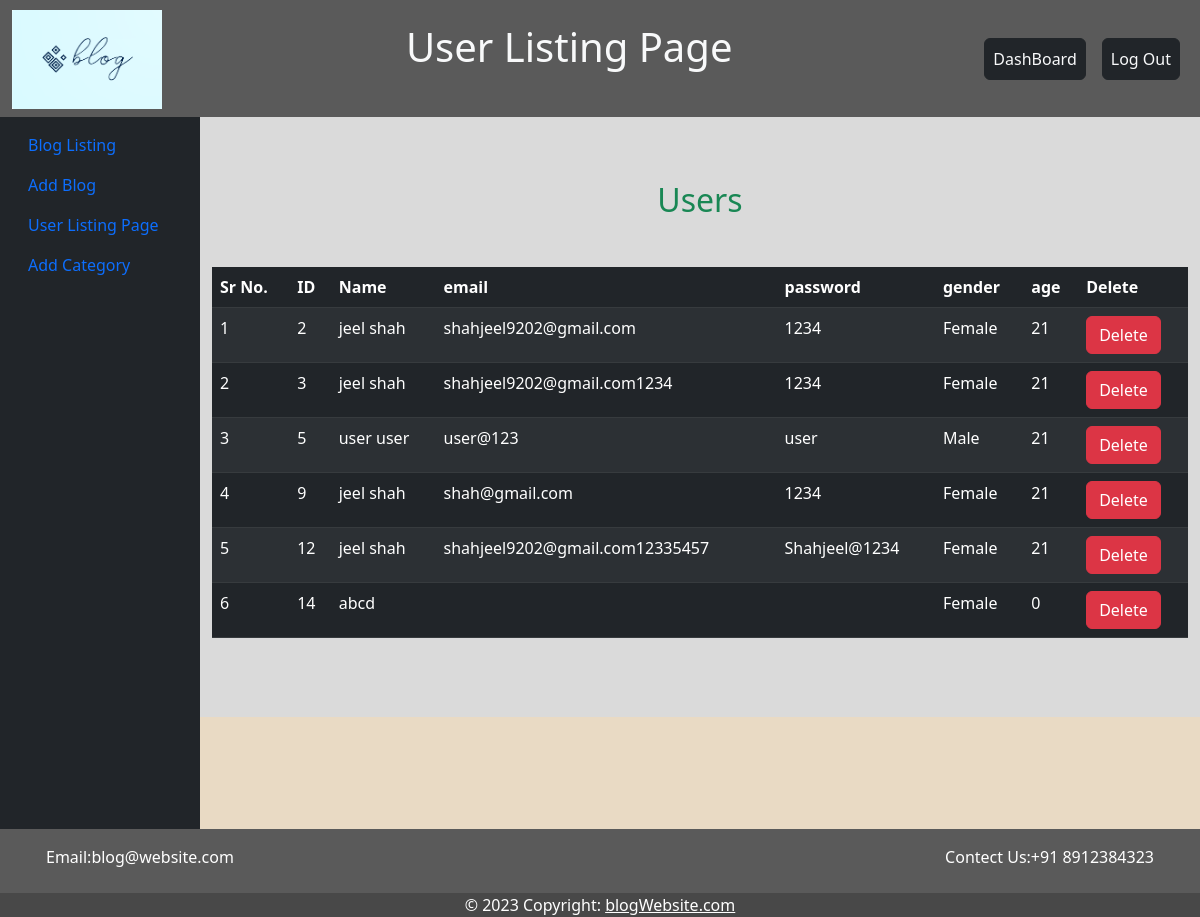
The page /admin/user_list.php (signed in) on the database its author committed.
### tables this page shows
CREATE TABLE `user` (
  `id` int(11) NOT NULL,
  `firstname` varchar(255) NOT NULL,
  `lastname` varchar(255) NOT NULL,
  `email` varchar(255) NOT NULL,
  `password` varchar(255) NOT NULL,
  `gender` enum('M','F') NOT NULL,
  `age` int(11) NOT NULL
);

### lib/common.php (called while the page is built, shortened)
<?php
require_once("header.php");

### asset/Database.php (called while the page is built, shortened)
<?php
class Database
{
    public $ip = '192.168.101.189';
    public $port = '3307';
    public $username = 'root';
    public $password = 'deep70';
    public $dbname = 'Blog';
    public $dbh;
    public function __construct()
    {
        try {
            $this->dbh = new PDO("mysql:host=$this->ip:$this->port;dbname=$this->dbname", $this->username, $this->password);
            $this->dbh->setAttribute(PDO::ATTR_ERRMODE, PDO::ERRMODE_EXCEPTION);
        } catch (PDOException $e) {
            echo '<br>jeel<br>File: ' . __FILE__ . '<br>Line: ' . __LINE__ . '<br><pre>';
            print_r('hey');
            echo '</pre>';
            die();
            return $e->getMessage();
        }
    }
    public function selectData($table,$fieldname,$condition=null)
    {
        try{
            $sql="SELECT $fieldname From $table $condition";
            $stmt=$this->dbh->prepare($sql);
            $stmt->execute();
            $stmt->setFetchMode(PDO::FETCH_ASSOC);
            $res = $stmt->fetchAll();
            return $res;
        }
        catch (PDOException $e) {
            return $e->getMessage();
        }
    }
}
?>

### admin/user_list.php (the view, shortened to what this page needs)
<?php
require_once('../asset/Database.php');
?>
<?php
$data = new Database();
?>
<?php
require_once('../lib/common.php');
?>
<header>
  <nav class="navbar navbar-expand-lg navbar-light" style="background-color: #5A5A5A;">
    <div class="container-fluid justify-content-between">
      <img src="<?php echo SITE_URL ?>PHPOPS/blogwebsite/asset/img/logo.png" alt='blog website' style="margin-top: 2px; width:150px" />
      <div class="navbar-nav flex-row d-none d-md-flex">
        <h1 class='text-light'>
          <p>User Listing Page</p>
        </h1>
      </div>
      <div class="navbar-nav ">
        <a class="nav-link d-sm-flex align-items-sm-center btn btn-dark text-light mx-2 my-2" name='dashboard' href="<?php echo SITE_URL; ?>PHPOPS/blogwebsite/admin/dashboard.php">DashBoard</a>
        <a class="nav-link d-sm-flex align-items-sm-center btn btn-dark text-light mx-2 my-2" name='logout' href="<?php echo SITE_URL; ?>PHPOPS/blogwebsite/admin/index.php">Log Out</a>
      </div>
    </div>
  </nav>
</header>
<?php require_once('../lib/sidebar.php');?>
<div class="col py-3" style="background-color:#dadada; margin-bottom:200px">
  <div class='my-5 text-center'>
    <h2 class='text-success'>Users</h2>
  </div>
  <div class='d-flex justify-content-center'>
    <table class='table table-dark table-striped' id='example'>
      <thead>
        <tr>
          <th>Sr No.</th>
          <th>ID</th>
          <th>Name</th>
          <th>email</th>
          <th>password</th>
          <th>gender</th>
          <th>age</th>
          <th>Delete</th>
        </tr>
      </thead>
      <tbody>
        <?php $userdata = $data->selectData('user', '*',"ORDER BY id");
        foreach ($userdata as $value) {
          $i += 1 ?>
          <tr>
            <td><?php echo $i; ?></td>
            <td><?php echo $value['id']; ?></td>
            <td><?php echo $value['firstname'] . " " . $value['lastname']; ?></td>
            <td><?php echo $value['email']; ?></td>
            <td><?php echo $value['password']; ?></td>
            <?php
            if ($value['gender'] == 'F') {
              $gender = 'Female';
            }
            else {
              $gender = 'Male';
            } ?>
            <td><?php echo $gender; ?></td>
            <td><?php echo $value['age']; ?></td>
            <td><button type='button' class='btn btn-danger' value=<?php echo $value['id']; ?> name='delete' onclick="deleteuser(<?php echo $value['id']; ?>)" id='delete'>Delete</button></td>
          </tr>
        <?php } ?>
      </tbody>
    </table>
  </div>
</div>
<?php
require_once('../lib/footer.php');
?>

### lib/header.php (shortened to what this page needs)
<!doctype html>
<html lang="en">
<head>
    <link href="https://cdn.jsdelivr.net/npm/bootstrap@5.2.3/dist/css/bootstrap.min.css" rel="stylesheet">
</head>
<body style="background-color: #E9DAC4">

### lib/sidebar.php (shortened to what this page needs)
<div class="container-fluid">
    <div class="row flex-nowrap">
        <div class="col-auto col-md-3 col-xl-2 px-sm-2 px-0 bg-dark">
            <div class="d-flex flex-column align-items-center align-items-sm-start px-3 pt-2 text-white min-vh-100">
                <ul class="nav nav-pills flex-column mb-sm-auto mb-0 align-items-center align-items-sm-start" id="menu">
                    <li>
                        <a href="<?php echo SITE_URL; ?>PHPOPS/blogwebsite/admin/dashboard.php" class="nav-link px-0 align-middle ">
                             <span class="ms-1 d-none d-sm-inline">Blog Listing</span> </a>
                    </li>
                    <li class="nav-item">
                        <a href="<?php echo SITE_URL; ?>PHPOPS/blogwebsite/admin/blog_action.php" class="nav-link align-middle px-0  ">
                            <span class="ms-1 d-none d-sm-inline">Add Blog</span>
                        </a>
                    </li>
                    <li>
                        <a href="<?php echo SITE_URL; ?>PHPOPS/blogwebsite/admin/user_list.php" class="nav-link px-0 align-middle  ">
                            <span class="ms-1 d-none d-sm-inline">User Listing Page</span> </a>
                    </li>
                    <li>
                        <a href="<?php echo SITE_URL; ?>PHPOPS/blogwebsite/admin/add_category.php" class="nav-link px-0 align-middle ">
                            <span class="ms-1 d-none d-sm-inline">Add Category</span></a>
                    </li>
                </ul>
            </div>
        </div>

### lib/footer.php (shortened to what this page needs)
</div>
</div>
<footer class="text-center text-white w-100 fixed-bottom" style="background-color:#5A5A5A;">
  <div class="container p-3 pb-0 mt-0">
    <section class="mb-4">
      <div class='row'>
        <div class='col-md-4 text-start'>
            Email:blog@website.com
        </div>
        <div class='col-md-4'>
        </div>
        <div class='col-md-4 text-end'>
            Contect Us:+91 8912384323
        </div>
      </div>
    </section>
  </div>
  <div class="text-center" style="background-color: rgba(0, 0, 0, 0.2);">
    © 2023 Copyright:
    <a class="text-white" href="<?php echo SITE_URL;?>PHPOPS/blogwebsite">blogWebsite.com</a>
  </div>
</footer>
</body>
</html>

### rows shown on the page
user: id "2", firstname "jeel", lastname "shah", email "shahjeel9202@gmail.com", password "1234", gender "Female", age "21"
user: id "3", firstname "jeel", lastname "shah", email "shahjeel9202@gmail.com1234", password "1234", gender "Female", age "21"
user: id "5", firstname "user", lastname "user", email "user@123", password "user", gender "Male", age "21"
user: id "9", firstname "jeel", lastname "shah", email "shah@gmail.com", password "1234", gender "Female", age "21"
user: id "12", firstname "jeel", lastname "shah", email "shahjeel9202@gmail.com12335457", password "Shahjeel@1234", gender "Female", age "21"
user: id "14", firstname "abcd", gender "Female", age "0"
